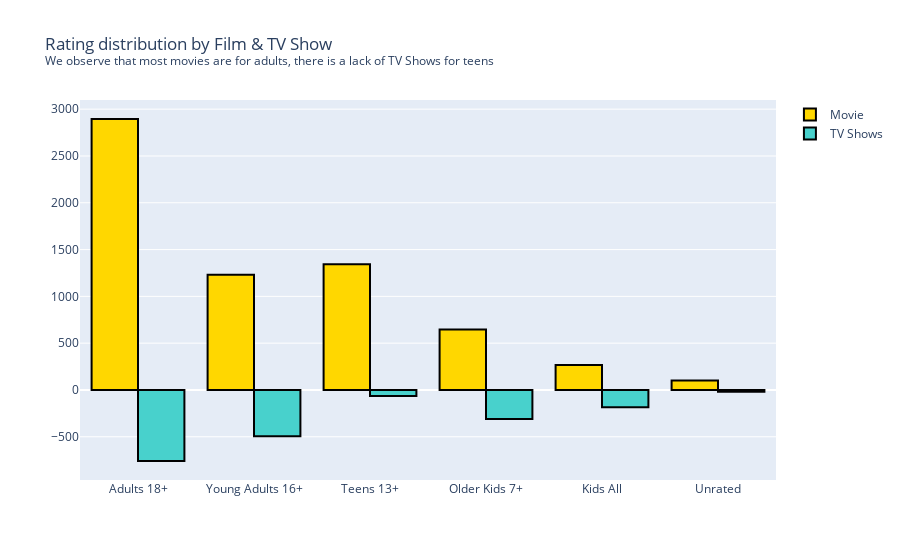

Notebook code cell kept with this figure:
### Code cell
fig = go.Figure()
fig.add_trace(go.Bar(x=mf.columns, y= mf.loc['Movie'],
                base=0,
                marker_color='gold',
                name='Movie'))
fig.add_trace(go.Bar(x=mf.columns,  y= mf.loc['TV Show'],
                base=[-759, -494, -64, -309, -184, -18],
                marker_color='mediumturquoise',
                name='TV Shows'
                ))
fig.update_traces( textfont_color='#000000', textfont_size=20, marker_line=dict(color='#000000', width=2))
fig.update_layout(title_text='Rating distribution by Film & TV Show<br><sup>We observe that most movies are for adults, there is a lack of TV Shows for teens</sup>')


fig.show()

### Figure 1 — Plotly figure (JSON) as saved in the notebook; plotly's stock layout.template omitted (floating-point values rounded to 4 significant figures)
{"data": [{"base": 0, "marker": {"color": "gold", "line": {"color": "#000000", "width": 2}}, "name": "Movie", "textfont": {"color": "#000000", "size": 20}, "type": "bar", "x": ["Adults 18+", "Young Adults 16+", "Teens 13+", "Older Kids 7+", "Kids All", "Unrated"], "y": [2895, 1230, 1344, 645, 266, 102]}, {"base": [-759, -494, -64, -309, -184, -18], "marker": {"color": "mediumturquoise", "line": {"color": "#000000", "width": 2}}, "name": "TV Shows", "textfont": {"color": "#000000", "size": 20}, "type": "bar", "x": ["Adults 18+", "Young Adults 16+", "Teens 13+", "Older Kids 7+", "Kids All", "Unrated"], "y": [759, 494, 64, 309, 184, 18]}], "layout": {"title": {"text": "Rating distribution by Film & TV Show<br><sup>We observe that most movies are for adults, there is a lack of TV Shows for teens</sup>"}}}
